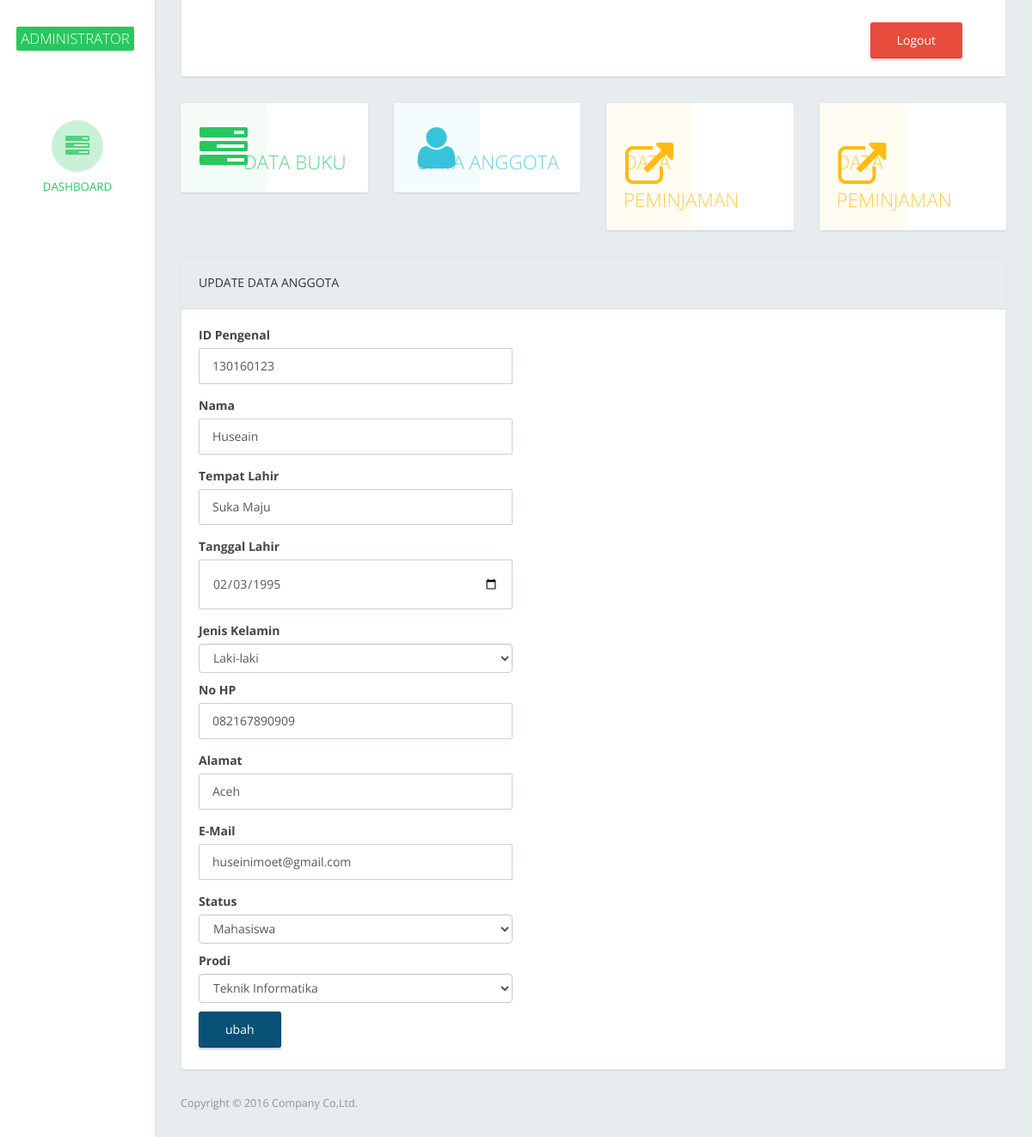
Screenshot of /adminn.php?page=anggota-ubah&id=130160123 with the database file from the repository.
### tables this page shows
CREATE TABLE `tb_anggota` (
  `id_pengenal` varchar(20) NOT NULL,
  `nama` varchar(30) NOT NULL,
  `tempat_lahir` varchar(50) NOT NULL,
  `tanggal_lahir` date NOT NULL,
  `gender` varchar(20) NOT NULL,
  `no_hp` varchar(20) NOT NULL,
  `alamat` varchar(50) NOT NULL,
  `email` varchar(50) NOT NULL,
  `status` varchar(20) NOT NULL,
  `prodi` varchar(50) DEFAULT NULL,
  `password` varchar(50) DEFAULT NULL
);

### page/anggota/ubah.php (the view, shortened to what this page needs)
<?php
	$id = $_GET['id'];
	$sql = $koneksi->query("SELECT * from tb_anggota where id_pengenal = '$id'");
	$tampil = $sql->fetch_assoc();
	$gender = $tampil['gender'];
    $status = $tampil['status'];
	$prodi = $tampil['prodi'];
?>
<div class="panel panel-default">
<div class="panel-heading">
UPDATE DATA ANGGOTA
</div>
<div class="panel-body">
                            <div class="row">
                                <div class="col-md-5">
                                    <form method="POST">
                                        <div class="form-group">
                                            <label>ID Pengenal</label>
                                            <input class="form-control" name="id_pengenal" value = "<?php echo $tampil['id_pengenal'];?>"/>
                                        </div>
                                         <div class="form-group">
                                            <label>Nama</label>
                                            <input class="form-control" name="nama" value="<?php echo $tampil['nama'];?>" />
                                        </div>
                                         <div class="form-group">
                                            <label>Tempat Lahir</label>
                                            <input class="form-control" name="tempat_lahir" value="<?php echo $tampil['tempat_lahir'];?>" />
                                        </div>
                                        <div class="form-group">
                                            <label>Tanggal Lahir</label>
                                            <input class="form-control" type="date" name="tanggal_lahir" value="<?php echo $tampil['tanggal_lahir'];?>" />
                                        </div>
                                         <div class="form-group">
                                            <label>Jenis Kelamin</label>
                                            <select class="form-control" name="gender">
                                              <option <?php if ($gender=='Laki-laki') { echo "selected";
                                                    } ?>>Laki-laki</option>
                                            </select>
                                        </div>
                                        <div class="form-group">
                                            <div class="jarak"><label>No HP</label></div>
                                            <input class="form-control" name="no_hp" value="<?php echo $tampil['no_hp'];?>" />
                                        </div>
                                        <div class="form-group">
                                            <label>Alamat</label>
                                            <input class="form-control" name="alamat" value="<?php echo $tampil['alamat'];?>" />
                                        </div>
                                        <div class="form-group">
                                            <label>E-Mail</label>
                                            <input class="form-control" name="email" value="<?php echo $tampil['email'];?>" />
                                        </div>
                                        <div class="form-group">
                                            <label>Status</label>
                                            <select class="form-control" name="status">
                                              <option <?php if ($status=='Mahasiswa') { echo "selected";
                                                    } ?>>Mahasiswa</option>
                                            </select>
                                        </div>
                                        <div class="form-group">
                                            <div class="jarak"><label>Prodi</label></div>
                                            <select class="form-control" name="prodi">
                                                <option <?php if ($prodi=='Teknik Informatika' ) { echo "selected"; } ?>>Teknik Informatika</option>
                                            </select>
                                        </div>
                                    	<div class="jarak">
                                    <input type="submit" name="simpan" value="ubah" class="btn btn-primary">
                                </div>
                            </div>
</div>
</div>
</div>

### adminn.php (style rules this page uses)
.jarak { padding-top :10px; }

### rows the page displays
tb_anggota: id_pengenal "130160123", nama "Huseain", tempat_lahir "Suka Maju", tanggal_lahir "02/03/1995", gender "Laki-laki", no_hp "082167890909", alamat "Aceh", email "huseinimoet@gmail.com", status "Mahasiswa", prodi "Teknik Informatika"
